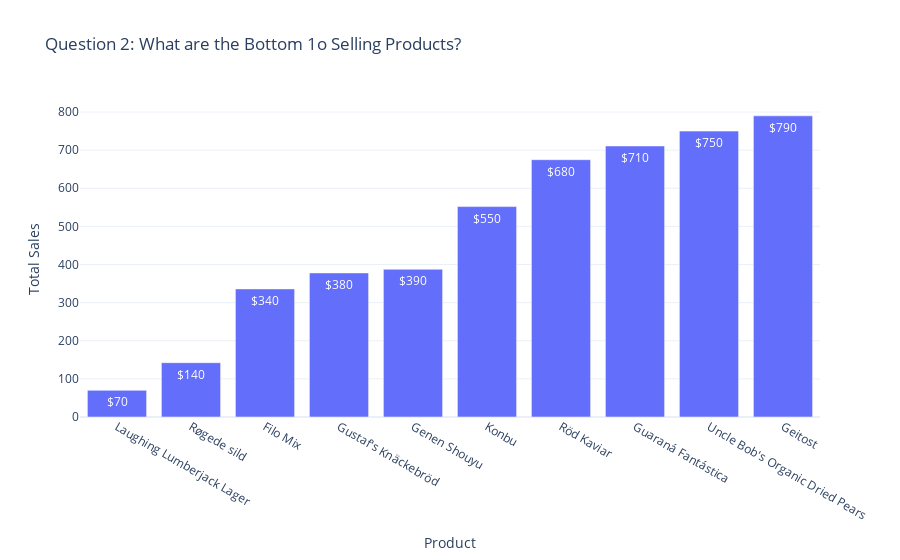

The cell this chart's notebook holds for it:
### Markdown cell above
<h3> Part 3 - Bottom 10 </h3>

### Code cell
# Plot

fig = px.bar(df_bottom,
            x='ProductName',
            y='Total Sales',
            text='Total Sales',
            template='plotly_white',
            labels={'ProductName':'Product'},
            title='Question 2: What are the Bottom 1o Selling Products?')

fig.update_yaxes(tick0=0,
                 dtick=100,
                tickformat='.1s',
                hoverformat='.2f')


fig.update_traces(textposition='auto',
                 texttemplate='%{text:$,.2s}')

fig.show()

### Figure 1 — Plotly figure (JSON) as saved in the notebook; plotly's stock layout.template omitted (floating-point values rounded to 4 significant figures)
{"data": [{"alignmentgroup": "True", "hoverlabel": {"namelength": 0}, "hovertemplate": "Product=%{x}<br>Total Sales=%{text}", "legendgroup": "", "marker": {"color": "#636efa"}, "name": "", "offsetgroup": "", "orientation": "v", "showlegend": false, "text": [70, 142.5, 336, 378, 387.5, 552, 675, 711, 750, 790], "textposition": "auto", "texttemplate": "%{text:$,.2s}", "type": "bar", "x": ["Laughing Lumberjack Lager", "Røgede sild", "Filo Mix", "Gustaf's Knäckebröd", "Genen Shouyu", "Konbu", "Röd Kaviar", "Guaraná Fantástica", "Uncle Bob's Organic Dried Pears", "Geitost"], "xaxis": "x", "y": [70, 142.5, 336, 378, 387.5, 552, 675, 711, 750, 790], "yaxis": "y"}], "layout": {"barmode": "relative", "legend": {"tracegroupgap": 0}, "title": {"text": "Question 2: What are the Bottom 1o Selling Products?"}, "xaxis": {"anchor": "y", "domain": [0, 1], "title": {"text": "Product"}}, "yaxis": {"anchor": "x", "domain": [0, 1], "dtick": 100, "hoverformat": ".2f", "tick0": 0, "tickformat": ".1s", "title": {"text": "Total Sales"}}}}
